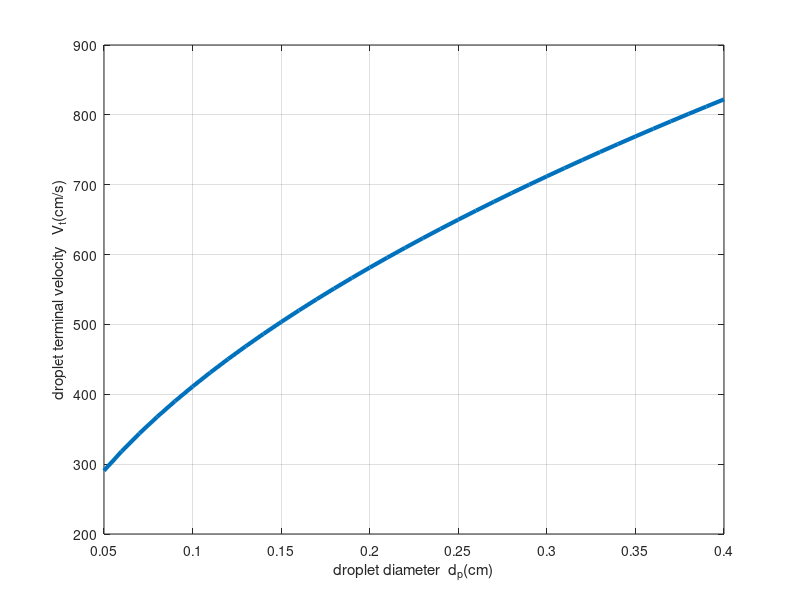
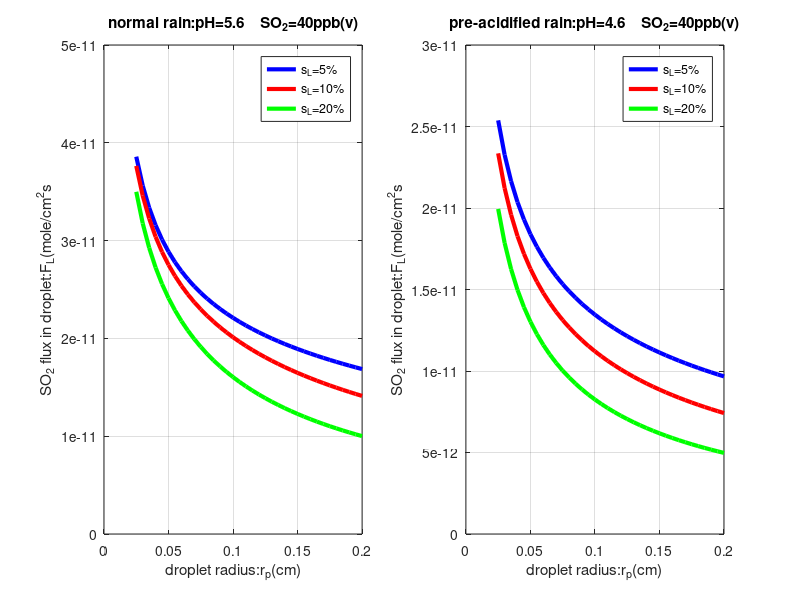

The MATLAB source for these figures, in order:
clc
clear all
close all
dp=0.0005:0.0001:0.004; %droplet diameter(m)
V=130.*(dp.^0.5); %droplet terminal velosity(m/s)
dp=dp.*100; %(cm)  
V=V.*100;   %(cm/s)
plot(dp,V,'LineWidth',3)
grid on
xlabel('droplet diameter  d_p(cm)')
ylabel('droplet terminal velocity   V_t(cm/s)')
va=0.141;   %kinematic viscisity of air at T=10 degree of celsius(cm^2/s)
Re=(V.*dp)/va;
Dg=0.141; %diffusivity of SO2 in air at T=10(cm2/s)
DL=1.38e-5; %diffusivity of SO2 in raindrop at T=10(cm2/s)
Sc=va/Dg;
if dp<0.12
    Sh=1.56+0.616.*(Re.^0.5).*(Sc^(1/3));
else
    Sh=2+0.6.*(Re.^0.5).*(Sc^(1/3));
end
sg=dp./Sh; %gas phase diffusion layer thickness(cm)
rp=dp./2; %droplet radius(cm)
sL1=0.05.*rp; %liquid phase diffusion layer thickness(cm)
sL2=0.1.*rp;
sL3=0.2.*rp;
H1=(10^(-5.6))/1000; %[H+] in normal rain(mol/cm3)
H2=(10^(-4.6))/1000; %[H+] in pre-acidified rain(mol/cm3)
kH=51.1;
k1=2.42e-5; %(mol/cm3) 
B=1/(kH*k1);
Z1=(Dg.*sL1)./(DL.*sg);
Z2=(Dg.*sL2)./(DL.*sg);
Z3=(Dg.*sL3)./(DL.*sg);
so2_g=[12 14 17 14 24 18 21 19 19 12 15 19 9 13 12 10 14 40 27 14 14 18 14 13 21 24 34 13 12 15 19 25 25 27 14 10 19 21 22 24 15 13 18 10 17 11 10 9 12 16 11 13 15 12 13 9 10 13 14 21 21 16 21 23 21 19 15 14 13 8 27 22 13 6 10 19 12 22 15 15 11 13 8]; %ppb(v)
max=max(so2_g);   mean=mean(so2_g);
so2_G=so2_g.*0.043e-12; %(mol/cm3)
SO2_g=max*0.043e-12;    %(mol/cm3) 
%for normal rain
HSO3_I11=(-1+sqrt(1+(4*B.*Z1).*(H1+Z1.*SO2_g)))./(2*B.*Z1);
HSO3_I21=(-1+sqrt(1+(4*B.*Z2).*(H1+Z2.*SO2_g)))./(2*B.*Z2);
HSO3_I31=(-1+sqrt(1+(4*B.*Z3).*(H1+Z3.*SO2_g)))./(2*B.*Z3);
FL11=(DL./sL1).*(HSO3_I11-H1); %flux in liquid layer(mole/cm2s)
FL21=(DL./sL2).*(HSO3_I21-H1);
FL31=(DL./sL3).*(HSO3_I31-H1);
figure;
subplot(1,2,1)
plot(rp,FL11,'b','LineWidth',3)
grid on
hold on 
plot(rp,FL21,'r','LineWidth',3)
plot(rp,FL31,'g','LineWidth',3)
hold off
title('normal rain:pH=5.6    SO_2=40ppb(v)')
xlabel('droplet radius:r_p(cm)');
ylabel('SO_2 flux in droplet:F_L(mole/cm^2s');
legend('s_L=5%','s_L=10%','s_L=20%')
%for pre-acidified rain
HSO3_I12=(-1+sqrt(1+(4*B.*Z1).*(H2+Z1.*SO2_g)))./(2*B.*Z1);
HSO3_I22=(-1+sqrt(1+(4*B.*Z2).*(H2+Z2.*SO2_g)))./(2*B.*Z2);
HSO3_I32=(-1+sqrt(1+(4*B.*Z3).*(H2+Z3.*SO2_g)))./(2*B.*Z3);
FL12=(DL./sL1).*(HSO3_I12-H2); %flux in liquid layer(mole/cm2s)
FL22=(DL./sL2).*(HSO3_I22-H2);
FL32=(DL./sL3).*(HSO3_I32-H2);
subplot(1,2,2)
plot(rp,FL12,'b','LineWidth',3)
grid on
hold on 
plot(rp,FL22,'r','Linewidth',3)
plot(rp,FL32,'g','LineWidth',3)
hold off
title('pre-acidified rain:pH=4.6    SO_2=40ppb(v)')
xlabel('droplet radius:r_p(cm)');
ylabel('SO_2 flux in droplet:F_L(mole/cm^2s');
legend('s_L=5%','s_L=10%','s_L=20%')